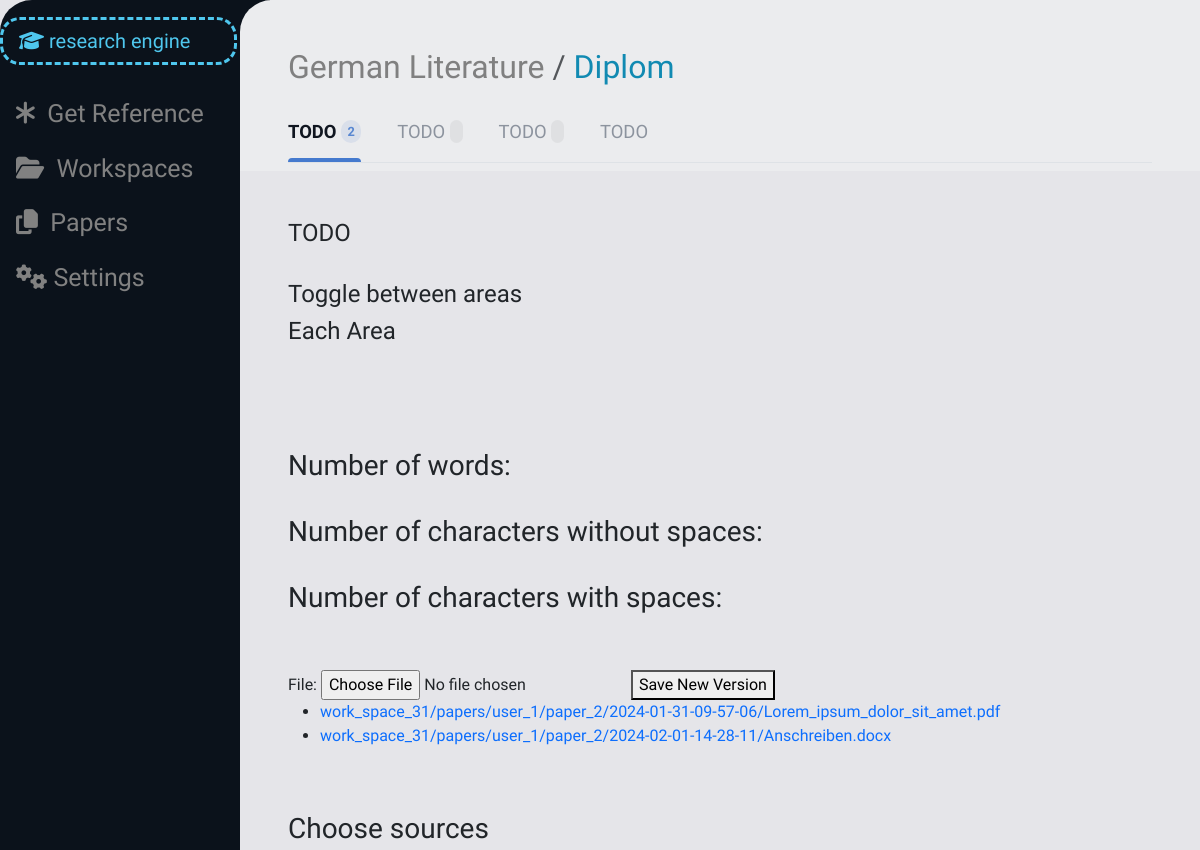
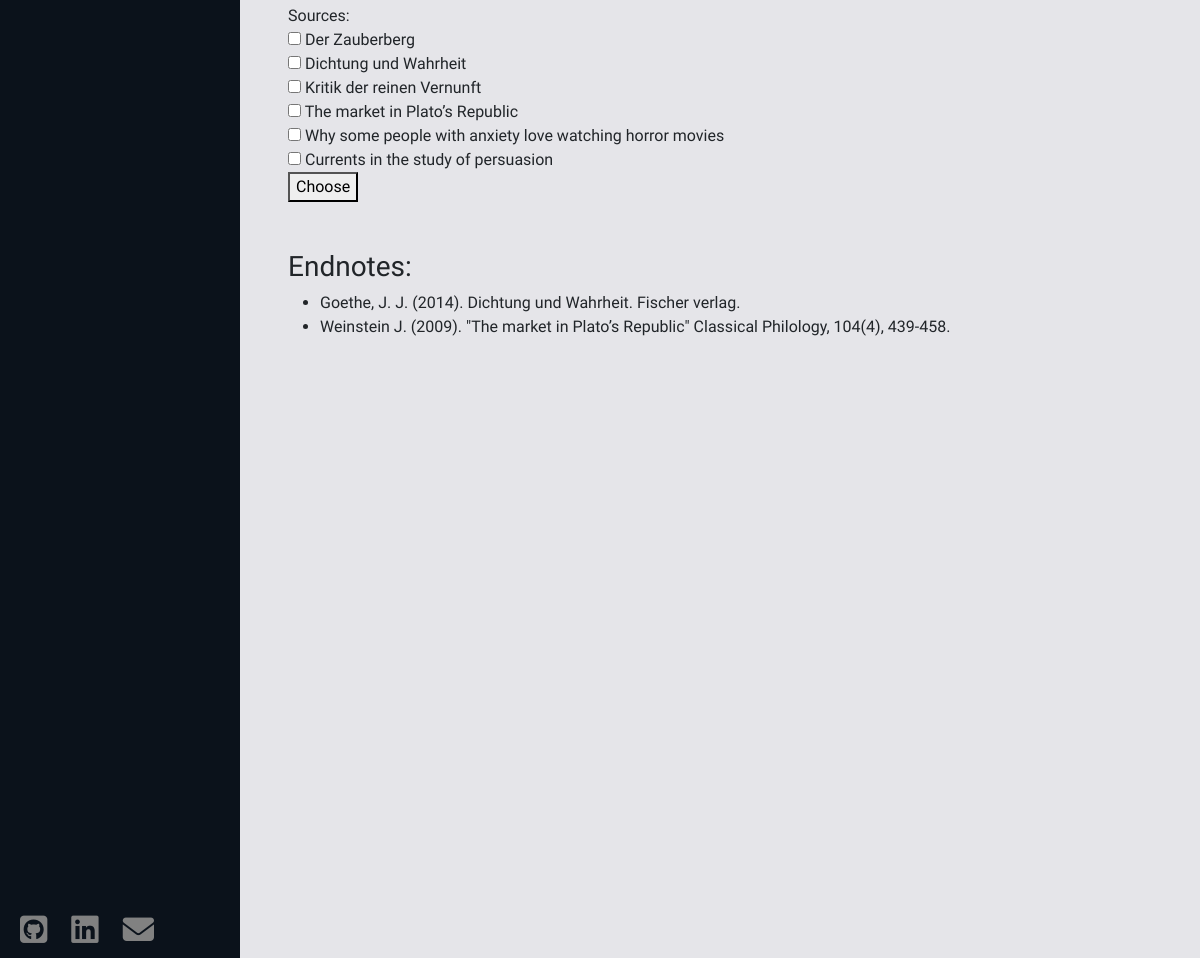
Page /paper_space/2 (signed in) on the committed database (2 pictures, top to bottom).
### paper_work/models.py (models this page shows, shortened)
class Paper(models.Model):
    work_space = models.ForeignKey(WorkSpace, on_delete=models.CASCADE, related_name="papers")
    user = models.ForeignKey(User, on_delete=models.CASCADE, related_name="papers")
    title = models.CharField(max_length=50, unique=True)
    sources = models.ManyToManyField(Source, related_name="papers")
    archived = models.BooleanField(default=False)
    def __str__(self):
        return self.title
    def get_last_file_id(self) -> int:
        try:
            return PaperFile.objects.filter(paper=self).order_by("-pk")[0].pk
        except IndexError:
            return None

### work_space/models.py (models this page shows, shortened)
class WorkSpace(models.Model):
    owner = models.ForeignKey(User, on_delete=models.CASCADE, related_name="work_spaces")
    members = models.ManyToManyField(User, related_name="guest_work_spaces")
    title = models.CharField(max_length=50)
    archived = models.BooleanField(default=False)
    def __str__(self):
        return self.title

### file_handling/models.py (models this page shows, shortened)
class PaperFile(models.Model):
    user = models.ForeignKey(User, on_delete=models.CASCADE)
    paper = models.ForeignKey("paper_work.Paper", on_delete=models.CASCADE, related_name="files")
    saving_time = models.DateTimeField(auto_now_add=True)
    file = models.FileField(upload_to=paper_saving_path)

### bookshelf/models.py (models this page shows)
class Reference(models.Model):
    source = models.OneToOneField(Source, on_delete=models.CASCADE, related_name="reference")
    endnote_apa = models.CharField(max_length=50)
    endnote_mla = models.CharField(max_length=50)

### paper_work/views.py (the view)
# urls.py: path("paper_space/<int:paper_id>", views.paper_space, name="paper_space"),
@login_required(redirect_field_name=None)
def paper_space(request, paper_id):
    paper = check_paper(paper_id, request.user)
    sources = paper.sources.all()
    endnotes = [get_source_reference(source) for source in paper.sources.all()]
    paper_files = PaperFile.objects.filter(paper=paper).order_by("saving_time")
    links = [reverse("file_handling:display_paper_file", args=(file.pk,)) for file in paper_files]
    choose_sources_form = ChooseSourcesForm().set_initials(paper.work_space.sources.all())
    paper_data = {
        "paper": paper,
        "sources": sources,
        "endnotes": endnotes,
        "paper_files": paper_files,
        "links": links,
        "number_of_sources": len(sources),
        "choose_sources_form": choose_sources_form,
        "new_paper_file_form": UploadPaperFileForm(),
        "rename_form": RenamePaperForm().set_initial(paper.title),
        "work_spaces": get_user_work_spaces(request.user),
        "papers": get_user_papers(request.user),
        "last_file_id": paper.get_last_file_id()
    }
    return render(request, "paper_space.html", paper_data)

### paper_work/forms.py
class ChooseSourcesForm(forms.Form):
    sources = forms.ModelMultipleChoiceField(queryset=Source.objects.all(), required=False, widget=forms.CheckboxSelectMultiple)
    def set_initials(self, sources):
        self.fields["sources"].queryset = sources
        return self

### file_handling/forms.py
class UploadPaperFileForm(forms.Form):
    file = forms.FileField(widget=forms.FileInput(attrs={"accept": ACCEPTED_UPLOAD_FORMATS}))

### bookshelf/models.py (called while the page is built)
    def __str__(self):
        return self.title

### bookshelf/source_citation.py (called while the page is built)
def get_source_reference(source: Source) -> Reference | Http404:
    try:
        return Reference.objects.get(source=source)
    except ObjectDoesNotExist:
        raise Http404

### paper_work/forms.py (called while the page is built)
    def set_initial(self, paper_title: str):
        self.fields["title"].initial = paper_title
        return self

### user_management/helpers.py (called while the page is built)
def get_user_work_spaces(user: User, archived=False) -> list:
    return list(user.work_spaces.filter(archived=archived)) + list(user.guest_work_spaces.filter(archived=archived))

def get_user_papers(user: User, archived=False):
    return user.papers.filter(archived=archived)

### utils/verification.py (called while the page is built)
def check_work_space(space_id: int, user: User) -> WorkSpace | Http404 | PermissionDenied:
    try:
        space = WorkSpace.objects.get(pk=space_id)
    except ObjectDoesNotExist:
        raise Http404
    else:
        if space.owner != user and user not in space.members.all():
            raise PermissionDenied
    return space

def check_paper(paper_id: int, user: User) -> Paper | Http404:
    try:
        paper = Paper.objects.get(pk=paper_id)
    except ObjectDoesNotExist:
        raise Http404
    else:
        check_work_space(paper.work_space.pk, user)
    return paper

### templates/paper_space.html (shortened to what this page needs)
{% extends "layout.html" %}
{% load static %}
{% block header %}
    <nav aria-label="breadcrumb">
        <ol class="breadcrumb">
            <li class="breadcrumb-item"><a href="{% url 'work_space:space_view' paper.work_space.pk %}" class="color-grey">{{ paper.work_space }}</a></li>
            <li class="breadcrumb-item active light-blue" aria-current="page">
                <h2 class="one-liner light-blue">{{ paper }}&nbsp;</h2>
            </li>
        </ol>
    </nav>
{% endblock %}
{% block nav_links %}
    <nav class="nav-tabs" id="nav-tabs">
        <a onclick="show_paper_area('');return false" href="#" type="button" class="active">
            TODO&nbsp;<span>{{ number_of_sources }}</span>
        </a>
        <a onclick="show_paper_area('');return false" href="#" type="button">
            TODO&nbsp;<span>{{ number_of_papers }}</span>
        </a>
        <a onclick="show_paper_area('');return false" href="#" type="button">
            TODO&nbsp;<span>{{ number_of_members }}</span>
        </a>
        <a onclick="show_paper_area('');return false" href="#" type="button">
            TODO
        </a>
    </nav>
{% endblock %}
{% block body %}
    <h4>TODO</h4>
    <br>
    <h4>Toggle between areas</h4>
    <h4>Each Area</h4>
    <br><br><br><br>
    <h3>Number of words: <div id="number_of_words"></div></h3>
    <br>
    <h3>Number of characters without spaces: <div id="characters_no_space"></div></h3>
    <br>
    <h3>Number of characters with spaces: <div id="characters_with_space"></div></h3>
    <br><br>
    <form enctype="multipart/form-data" action="{% url 'file_handling:upload_paper_file' paper.pk %}" method="post">
        {{ new_paper_file_form }}
        <button id="change_password_button" type="submit">Save New Version</button>
    </form>
    <ul>
        {% for file in paper_files %}
            <li>
                <a href="{% url 'file_handling:display_paper_file' file.pk %}">{{ file.file }}</a>
            </li>
        {% endfor %}
    </ul>
    <br><br>
    <h3>Choose sources</h3>
    <form action="{% url 'paper_work:select_sources' paper.pk %}" method="post">
        {{ choose_sources_form }}
        <button type="submit">Choose</button>
    </form>
    <br><br>
    <h3>Endnotes:</h3>
    <ul>
        {% for endnote in endnotes %}
            <li>{{ endnote.endnote_apa }}</li>
        {% endfor %}
    </ul><br><br>
{% endblock %}

### static/css/styles.css (style rules this page uses)
html, body { background-color: #e5e5e9; overscroll-behavior-y: none; margin: 0; height: 100%; }
.nav-tabs a, .nav-link { margin-right: 2rem; display: inline-block; padding: 1rem 0 1rem 0; font-size: 1.15rem; color: #8c939e; position: relative; }
.nav-tabs a.active { color: #101620; font-weight: 600; }
.nav-tabs a.active span { background: #d9dfea; color: #5887d1; }
.nav-tabs a.active::after { content: ""; position: absolute; bottom: 0; left: 0; width: 100%; height: 4px; background: #457ace; border-top-right-radius: 10px; border-top-left-radius: 10px; }
.nav-tabs a span { border-radius: 10px; font-size: 0.8rem; padding: 0.25rem 0.4rem; font-weight: 600; vertical-align: middle; position: relative; top: -2px; background: #dfe0e2; color: #868d99; }
.one-liner { display: inline; }
a:link { text-decoration: none; }
.light-blue, #header-text, #form-header { color: #118ab2; }
.color-grey { color: grey; }

### rows in the picture
Paper: work_space "German Literature", title "Diplom"
PaperFile: file "work_space_31/papers/user_1/paper_2/2024-01-31-09-57-06/Lorem_ipsum_dolor_sit_amet.pdf"
PaperFile: file "work_space_31/papers/user_1/paper_2/2024-02-01-14-28-11/Anschreiben.docx"
Reference: endnote_apa "Goethe, J. J. (2014). Dichtung und Wahrheit. Fischer verlag."
Reference: endnote_apa "Weinstein J. (2009). \"The market in Plato’s Republic\" Classical Philology, 104(4), 439-458."

### other values in the picture
{{ number_of_sources }} "2"
